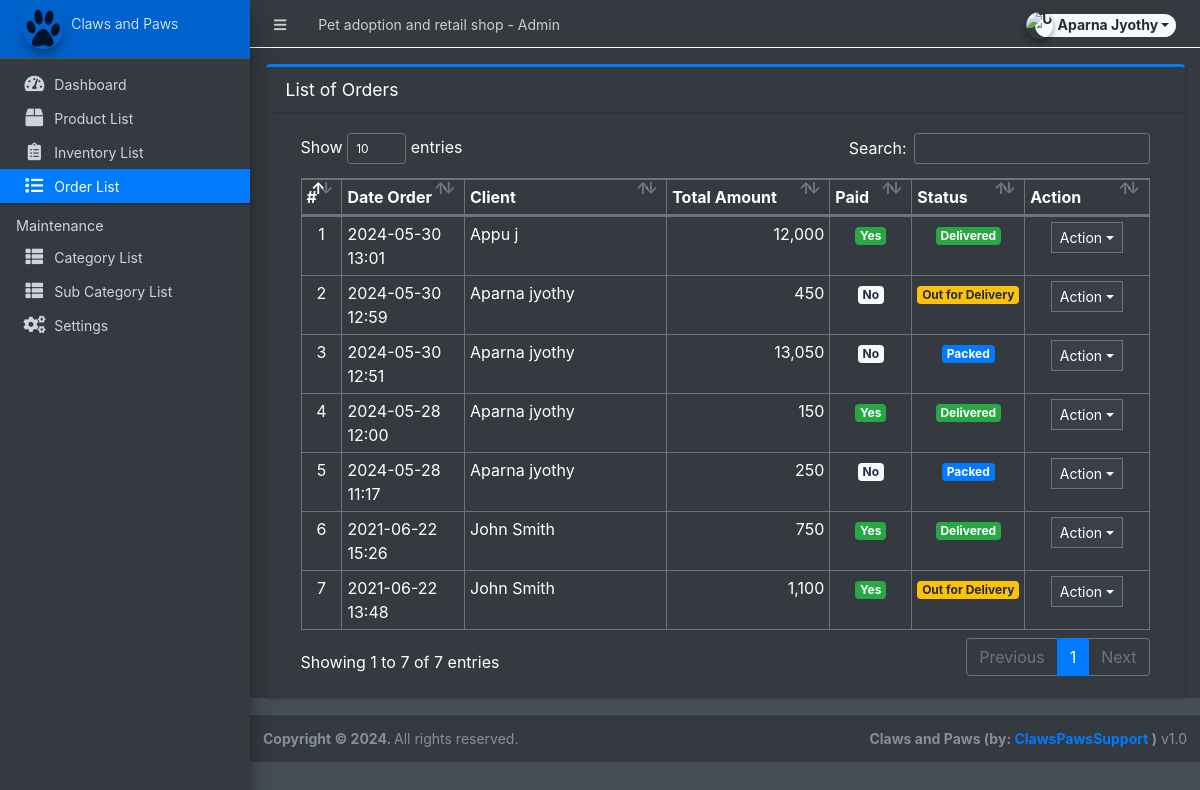
The app's page /admin/?page=orders (signed in) with its own data.
### tables this page shows
CREATE TABLE `orders` (
  `id` int NOT NULL AUTO_INCREMENT,
  `client_id` int NOT NULL,
  `delivery_address` text NOT NULL,
  `payment_method` varchar(100) NOT NULL,
  `amount` double NOT NULL,
  `status` tinyint NOT NULL DEFAULT '0',
  `paid` tinyint(1) NOT NULL DEFAULT '0',
  `date_created` datetime NOT NULL DEFAULT CURRENT_TIMESTAMP,
  `date_updated` datetime DEFAULT NULL ON UPDATE CURRENT_TIMESTAMP,
  PRIMARY KEY (`id`)
);

### admin/orders/index.php (the view, shortened to what this page needs)
<div class="card card-outline card-primary">
	<div class="card-header">
		<h3 class="card-title">List of Orders</h3>
	</div>
	<div class="card-body">
		<div class="container-fluid">
        <div class="container-fluid">
			<table class="table table-bordered table-stripped">
				<colgroup>
					<col width="5%">
					<col width="15%">
					<col width="25%">
					<col width="20%">
					<col width="10%">
					<col width="10%">
					<col width="15%">
				</colgroup>
				<thead>
					<tr>
						<th>#</th>
						<th>Date Order</th>
						<th>Client</th>
						<th>Total Amount</th>
						<th>Paid</th>
						<th>Status</th>
						<th>Action</th>
					</tr>
				</thead>
				<tbody>
					<?php
					$i = 1;
						$qry = $conn->query("SELECT o.*,concat(c.firstname,' ',c.lastname) as client from `orders` o inner join clients c on c.id = o.client_id order by unix_timestamp(o.date_created) desc ");
						while($row = $qry->fetch_assoc()):
					?>
						<tr>
							<td class="text-center"><?php echo $i++; ?></td>
							<td><?php echo date("Y-m-d H:i",strtotime($row['date_created'])) ?></td>
							<td><?php echo $row['client'] ?></td>
							<td class="text-right"><?php echo number_format($row['amount']) ?></td>
							<td class="text-center">
                                <?php if($row['paid'] == 0): ?>
                                    <span class="badge badge-light">No</span>
                                <?php else: ?>
                                    <span class="badge badge-success">Yes</span>
                                <?php endif; ?>
                            </td>
							<td class="text-center">
                                <?php if($row['status'] == 0): ?>
                                    <span class="badge badge-light">Pending</span>
                                <?php elseif($row['status'] == 1): ?>
                                    <span class="badge badge-primary">Packed</span>
								<?php elseif($row['status'] == 2): ?>
                                    <span class="badge badge-warning">Out for Delivery</span>
								<?php elseif($row['status'] == 3): ?>
                                    <span class="badge badge-success">Delivered</span>
                                <?php else: ?>
                                    <span class="badge badge-danger">Cancelled</span>
                                <?php endif; ?>
                            </td>
							<td align="center">
								 <button type="button" class="btn btn-flat btn-default btn-sm dropdown-toggle dropdown-icon" data-toggle="dropdown">
				                  		Action
				                  </button>
							</td>
						</tr>
					<?php endwhile; ?>
				</tbody>
			</table>
		</div>
		</div>
	</div>
</div>

### records on screen
orders: date_created "2024-05-30 13:01", client "Appu j", amount "12,000", paid "Yes", status "Delivered"
orders: date_created "2024-05-30 12:59", client "Aparna jyothy", amount "450", paid "No", status "Out for Delivery"
orders: date_created "2024-05-30 12:51", client "Aparna jyothy", amount "13,050", paid "No", status "Packed"
orders: date_created "2024-05-28 12:00", client "Aparna jyothy", amount "150", paid "Yes", status "Delivered"
orders: date_created "2024-05-28 11:17", client "Aparna jyothy", amount "250", paid "No", status "Packed"
orders: date_created "2021-06-22 15:26", client "John Smith", amount "750", paid "Yes", status "Delivered"
orders: date_created "2021-06-22 13:48", client "John Smith", amount "1,100", paid "Yes", status "Out for Delivery"

### other values on screen
$_settings->info('name') "Pet adoption and retail shop"
$_settings->userdata('firstname').' '.$_settings->userdata('lastname') "Aparna Jyothy"
$_settings->info('short_name') "Claws and Paws"
